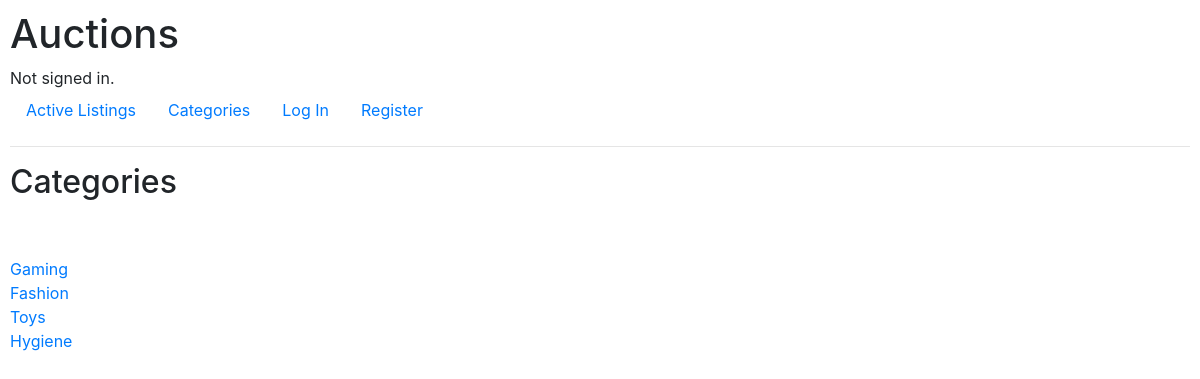
The page /categories on the database as committed earlier.
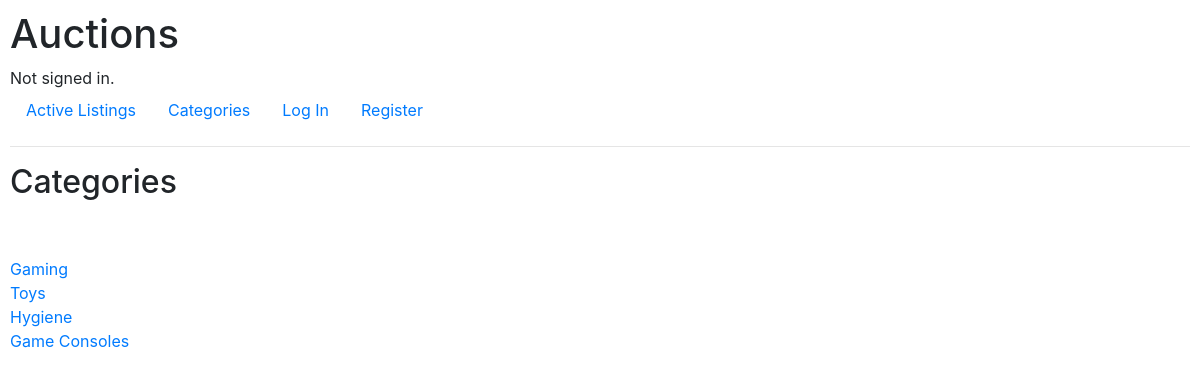
The same page on the database as committed later.
### auctions/models.py (models this page shows)
class Categories(models.Model):
    category = models.CharField(max_length=64, default='None')
    def __str__(self):
        return f"{self.category}"

### auctions/views.py (the view)
# urls.py: path("categories", views.categories, name="categories"),
def categories(request):
    category_list = Categories.objects.all()
    return render(request, "auctions/categories.html", {
        "category_list": category_list,
    })

### auctions/templates/auctions/categories.html
{% extends "auctions/layout.html" %}
{% block body %}
    <h2>Categories</h2>
    <br>
    <br>
    {% for category in category_list %}
        <a href="categories/{{category.id}}">
            {{category}}
        </a>
        <br>
    {% endfor %}
{% endblock %}

### auctions/templates/auctions/layout.html (shortened to what this page needs)
{% load static %}
<!DOCTYPE html>
<html lang="en">
    <head>
        <link rel="stylesheet" href="https://stackpath.bootstrapcdn.com/bootstrap/4.4.1/css/bootstrap.min.css">
        <link href="{% static 'auctions/styles.css' %}" rel="stylesheet">
    </head>
    <body>
        <h1>Auctions</h1>
        <div>
            {% if user.is_authenticated %}
                Signed in as <strong>{{ user.username }}</strong>.
            {% else %}
                Not signed in.
            {% endif %}
        </div>
        <ul class="nav">
            <li class="nav-item">
                <a class="nav-link" href="{% url 'index' %}">Active Listings</a>
            </li>
            <li class="nav-item">
                <a class="nav-link" href="{% url 'categories' %}">Categories</a>
            </li>
            {% if user.is_authenticated %}
                <li class="nav-item">
                    <a class="nav-link" href="{% url 'inactive_listings' %}">Closed Auctions</a>
                </li>
                <!-- This will send the user to the page that will let them create a new listing. It will only
                 render if the user is logged in. -->
                <li class="nav-item">
                    <a class="nav-link" href="{% url 'create' %}">Create New Listing</a>
                </li>
                <li class="nav-item">
                    <a class="nav-link" href="{% url 'watchlist' %}">Watchlist</a>
                </li>
                <li class="nav-item">
                    <a class="nav-link" href="{% url 'logout' %}">Log Out</a>
                </li>
            {% else %}
                <li class="nav-item">
                    <a class="nav-link" href="{% url 'login' %}">Log In</a>
                </li>
                <li class="nav-item">
                    <a class="nav-link" href="{% url 'register' %}">Register</a>
                </li>
            {% endif %}
        </ul>
        <hr>
        {% block body %}
        {% endblock %}
    </body>
</html>

### auctions/static/auctions/styles.css (style rules this page uses)
body { padding: 10px; }

Rows that differ between the two databases and show on the page:
removed Categories: category "Fashion"
added Categories: category "Game Consoles"
